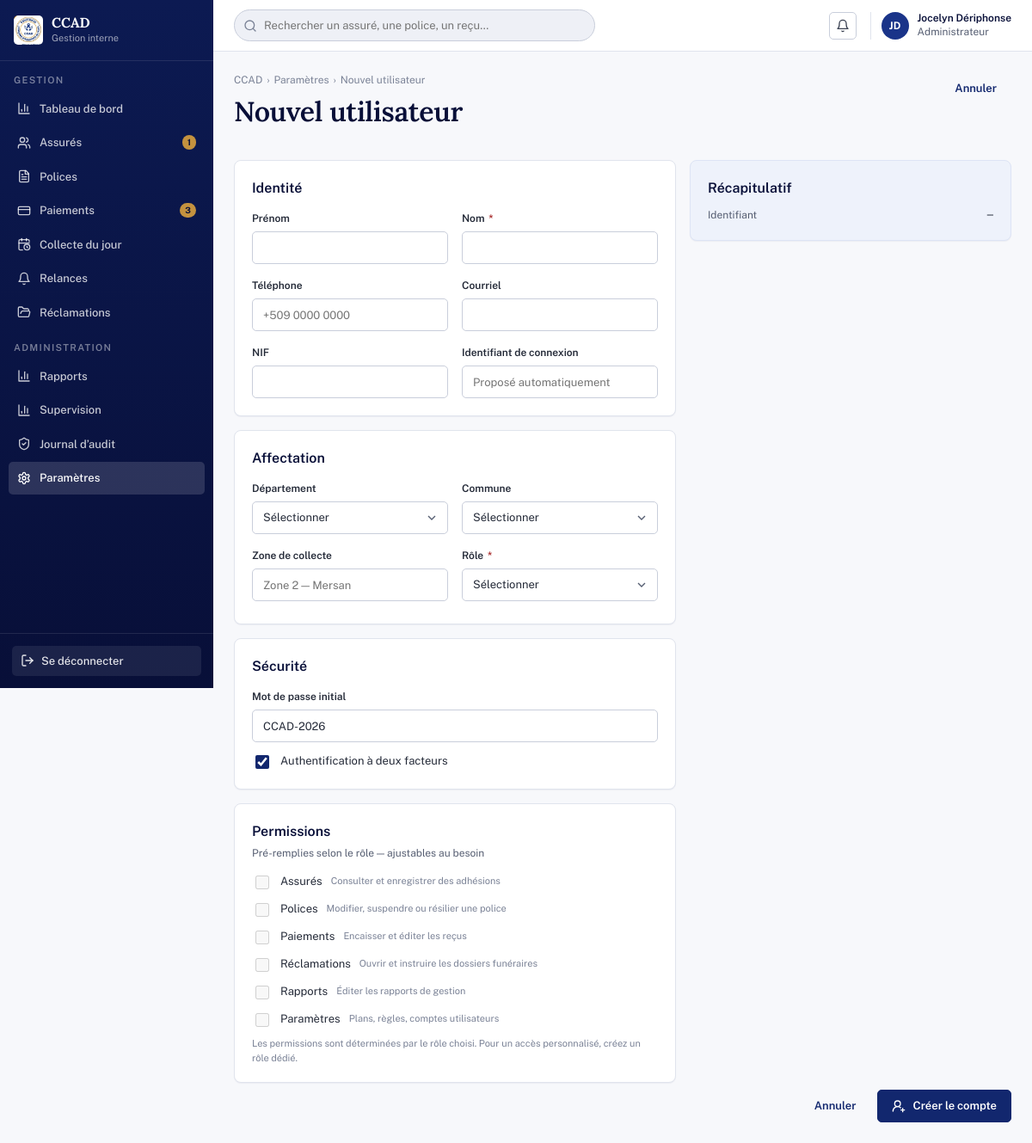
Screenshot of /utilisateur_nouveau.php (signed in) with the database file from the repository.
### tables this page shows
CREATE TABLE permissions (
  id            INT UNSIGNED AUTO_INCREMENT PRIMARY KEY,
  cle           VARCHAR(40) NOT NULL UNIQUE,
  nom           VARCHAR(80) NOT NULL,
  description   VARCHAR(255) DEFAULT NULL
);

### utilisateur_nouveau.php (the view, shortened to what this page needs)
<?php
require_once __DIR__ . '/includes/functions.php';
$pdo = db();
$perms = $pdo->query('SELECT * FROM permissions')->fetchAll();
require __DIR__ . '/includes/layout_start.php';
?>
<div class="page-header">
  <div>
    <div class="page-header__breadcrumbs"><span>CCAD</span><span>Paramètres</span><span>Nouvel utilisateur</span></div>
    <h1 class="page-header__title">Nouvel utilisateur</h1>
  </div>
  <div class="page-header__actions"><a class="btn btn--ghost" href="parametres.php?tab=users">Annuler</a></div>
</div>
<form method="post">
<div class="form-row">
  <div class="form-col">
    <div class="card">
      <div class="card__title" style="margin-bottom:14px">Identité</div>
      <div class="form-grid">
        <div class="field"><label class="field__label">Prénom</label><input class="input" name="prenom"></div>
        <div class="field"><label class="field__label">Nom <span class="req">*</span></label><input class="input" name="nom" required></div>
        <div class="field"><label class="field__label">Téléphone</label><input class="input" name="telephone" placeholder="+509 0000 0000"></div>
        <div class="field"><label class="field__label">Courriel</label><input class="input" type="email" name="email"></div>
        <div class="field"><label class="field__label">NIF</label><input class="input" name="nif"></div>
        <div class="field"><label class="field__label">Identifiant de connexion</label><input class="input" name="login" placeholder="Proposé automatiquement"></div>
      </div>
    </div>
    <div class="card">
      <div class="card__title" style="margin-bottom:14px">Affectation</div>
      <div class="form-grid">
        <div class="field"><label class="field__label">Département</label><select class="input" id="dept" name="departement"><option value="">Sélectionner</option></select></div>
        <div class="field"><label class="field__label">Commune</label><select class="input" id="commune" name="commune"><option value="">Sélectionner</option></select></div>
        <div class="field"><label class="field__label">Zone de collecte</label><input class="input" name="zone" placeholder="Zone 2 — Mersan"></div>
        <div class="field"><label class="field__label">Rôle <span class="req">*</span></label>
          <select class="input" id="roleSelect" name="role_id" required onchange="ccadUpdatePerms()">
            <option value="">Sélectionner</option>
          </select>
        </div>
      </div>
    </div>
    <div class="card">
      <div class="card__title" style="margin-bottom:14px">Sécurité</div>
      <div class="form-grid">
        <div class="field"><label class="field__label">Mot de passe initial</label><input class="input" name="mot_de_passe" value="CCAD-2026"></div>
      </div>
      <label class="checkbox" style="margin-top:12px"><input type="checkbox" name="double_auth" value="1" checked> Authentification à deux facteurs</label>
    </div>
    <div class="card">
      <div class="card__title" style="margin-bottom:4px">Permissions</div>
      <div class="card__subtitle" style="margin-bottom:14px">Pré-remplies selon le rôle — ajustables au besoin</div>
      <div class="stack stack--sm" id="permsList">
        <?php foreach ($perms as $pm): ?>
        <label class="checkbox"><input type="checkbox" class="permChk" data-key="<?= $pm['id'] ?>" name="perm_display[]" disabled><?= h($pm['nom']) ?><span class="checkbox__desc"><?= h($pm['description']) ?></span></label>
        <?php endforeach; ?>
      </div>
      <div class="field__hint" style="margin-top:8px">Les permissions sont déterminées par le rôle choisi. Pour un accès personnalisé, créez un rôle dédié.</div>
    </div>
  </div>
  <div class="form-col form-col--side">
    <div class="card card--brand">
      <div class="card__title" style="margin-bottom:10px">Récapitulatif</div>
      <div class="kv-list" id="recapList">
        <div class="kv-list__row"><div class="kv-list__term">Identifiant</div><div class="kv-list__value">—</div></div>
      </div>
    </div>
  </div>
</div>
<div class="cluster" style="justify-content:flex-end;margin-top:8px">
  <a class="btn btn--ghost" href="parametres.php?tab=users">Annuler</a>
  <button class="btn btn--primary" type="submit"><?= icon('user-plus',16) ?> Créer le compte</button>
</div>
</form>
<?php require __DIR__ . '/includes/layout_end.php'; ?>

### assets/css/tokens.css (style rules this page uses)
:root { --navy-050:#eef2fb; --navy-100:#dde4f5; --navy-200:#bbc8e9; --navy-300:#8298d6; --navy-400:#4c68bd; --navy-500:#2846a6; --navy-600:#1a3489; --navy-700:#12276e; --navy-800:#0c1a52; --navy-900:#080f38; --gold-100:#faf1de; --gold-200:#f2e0bf; --gold-300:#e6c692; --gold-400:#d7ab61; --gold-500:#c4923f; --gold-600:#9c7024; --gold-700:#7d5717; --grey-050:#f7f8fb; --grey-100:#eef0f6; --grey-200:#e0e4ed; --grey-300:#c9cedb; --grey-400:#a3aab9; --grey-500:#7a8296; --grey-600:#565e72; --grey-700:#3a4152; --grey-800:#242a38; --grey-900:#141821; --green-100:#dff2e8; --green-500:#248257; --green-600:#1c6b46; --red-100:#fbe1e1; --red-500:#c62c2c; --red-600:#a32020; --amber-100:#fbeed2; --amber-500:#c08009; --amber-600:#9a6408; --info-100:#dceefa; --info-500:#2277ad; --info-600:#1a5c8a; --white:#ffffff; --brand-primary:var(--navy-700); --brand-primary-hover:var(--navy-800); --brand-primary-active:var(--navy-900); --brand-accent:var(--gold-500); --brand-accent-hover:var(--gold-600); --surface-page:var(--grey-050); --surface-card:var(--white); --surface-sunken:var(--grey-100); --surface-brand:var(--navy-700); --surface-brand-soft:var(--navy-050); --surface-accent-soft:var(--gold-100); --text-heading:var(--navy-900); --text-body:var(--grey-800); --text-muted:var(--grey-600); --text-faint:var(--grey-500); --text-on-brand:var(--white); --text-on-accent:var(--navy-900); --text-link:var(--navy-600); --text-link-hover:var(--navy-800); --border-subtle:var(--grey-200); --border-default:var(--grey-300); --border-strong:var(--grey-400); --border-brand:var(--navy-600); --border-focus:var(--navy-500); --status-success-bg:var(--green-100); --status-success-fg:var(--green-600); --status-danger-bg:var(--red-100); --status-danger-fg:var(--red-600); --status-warning-bg:var(--amber-100); --status-warning-fg:var(--amber-600); --status-info-bg:var(--info-100); --status-info-fg:var(--info-600); --status-neutral-bg:var(--grey-100); --status-neutral-fg:var(--grey-600); --overlay-scrim:rgba(8,15,56,.48); --focus-ring:0 0 0 3px rgba(40,70,166,.28); --font-sans:"Public Sans",system-ui,-apple-system,"Segoe UI",sans-serif; --font-serif:"Lora",Georgia,"Times New Roman",serif; --font-mono:"JetBrains Mono",ui-monospace,"SFMono-Regular",Menlo,monospace; --font-body:var(--font-sans); --font-display:var(--font-serif); --font-numeric:var(--font-mono); --fs-micro:11px; --fs-caption:12px; --fs-body-sm:13px; --fs-body:14px; --fs-body-lg:16px; --fs-h4:16px; --fs-h3:19px; --fs-h2:24px; --fs-h1:32px; --fs-display:44px; --fw-light:300; --fw-regular:400; --fw-medium:500; --fw-semibold:600; --fw-bold:700; --fw-extrabold:800; --lh-tight:1.15; --lh-snug:1.3; --lh-normal:1.5; --lh-loose:1.65; --ls-display:-0.02em; --ls-heading:-0.01em; --ls-body:0; --ls-label:0.02em; --ls-eyebrow:0.12em; --space-0:0; --space-1:2px; --space-2:4px; --space-3:6px; --space-4:8px; --space-5:12px; --space-6:16px; --space-7:20px; --space-8:24px; --space-9:32px; --space-10:40px; --space-11:48px; --space-12:64px; --space-13:80px; --gutter-field:12px; --gutter-card:20px; --gutter-section:32px; --page-pad:24px; --radius-none:0; --radius-xs:3px; --radius-sm:5px; --radius-md:8px; --radius-lg:12px; --radius-xl:16px; --radius-pill:999px; --radius-circle:50%; --radius-control:var(--radius-sm); --radius-card:var(--radius-md); --radius-badge:var(--radius-pill); --radius-modal:var(--radius-lg); --shadow-none:none; --shadow-xs:0 1px 1px rgba(12,26,82,.05); --shadow-sm:0 1px 2px rgba(12,26,82,.07),0 1px 3px rgba(12,26,82,.05); --shadow-md:0 2px 4px rgba(12,26,82,.06),0 6px 14px rgba(12,26,82,.08); --shadow-lg:0 10px 28px rgba(12,26,82,.14); --shadow-inset:inset 0 1px 2px rgba(12,26,82,.08); --dur-instant:80ms; --dur-fast:140ms; --dur-base:200ms; --dur-slow:320ms; --ease-standard:cubic-bezier(.2,0,.2,1); --ease-out:cubic-bezier(0,0,.2,1); --ease-in:cubic-bezier(.4,0,1,1); --transition-control:background-color var(--dur-fast) var(--ease-standard),border-color var(--dur-fast) var(--ease-standard),color var(--dur-fast) var(--ease-standard),box-shadow var(--dur-fast) var(--ease-standard); --sidebar-w:248px; --sidebar-w-collapsed:64px; --topbar-h:60px; --content-max:1280px; --form-col:520px; --control-h-sm:30px; --control-h-md:38px; --control-h-lg:46px; }

### rows the page displays
permissions: nom "Assurés", description "Consulter et enregistrer des adhésions"
permissions: nom "Polices", description "Modifier, suspendre ou résilier une police"
permissions: nom "Paiements", description "Encaisser et éditer les reçus"
permissions: nom "Réclamations", description "Ouvrir et instruire les dossiers funéraires"
permissions: nom "Rapports", description "Éditer les rapports de gestion"
permissions: nom "Paramètres", description "Plans, règles, comptes utilisateurs"

### other values shown
APP_NAME "CCAD"
APP_SUBTITLE "Gestion interne"
$label "Tableau de bord Assurés Polices Paiements Collecte du jour Relances Réclamations Rapports Supervision Journal d’audit Paramètres"
$badge "1 3"
$user['nom_complet'] "Jocelyn Dériphonse"
$user['role'] "Administrateur"
